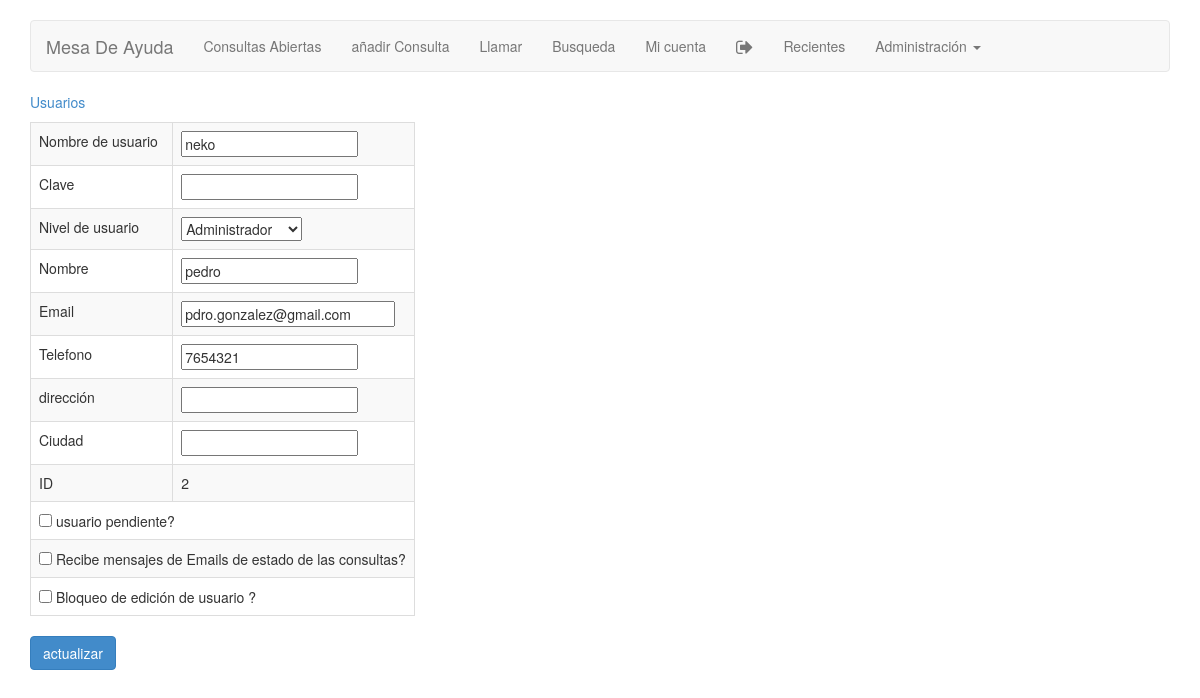
The app's page /fhd_edit_user.php?url_user_id=2 (signed in) with its own data.
### tables this page shows
CREATE TABLE IF NOT EXISTS `site_users` (
  `user_id` int(11) NOT NULL AUTO_INCREMENT,
  `user_login` varchar(30) NOT NULL,
  `user_password` varchar(225) DEFAULT NULL,
  `user_name` varchar(200) NOT NULL,
  `user_address` varchar(200) NOT NULL,
  `user_city` varchar(100) NOT NULL,
  `user_state` char(3) NOT NULL,
  `user_zip` varchar(20) NOT NULL,
  `user_country` char(3) NOT NULL,
  `user_phone` varchar(39) NOT NULL,
  `user_email` varchar(200) NOT NULL,
  `user_email2` varchar(200) NOT NULL,
  `user_im_aol` varchar(100) NOT NULL,
  `user_im_icq` varchar(100) NOT NULL,
  `user_im_msn` varchar(100) NOT NULL,
  `user_im_yahoo` varchar(100) NOT NULL,
  `user_im_other` varchar(200) NOT NULL,
  `user_status` int(1) NOT NULL DEFAULT '0',
  `user_level` int(1) NOT NULL DEFAULT '0',
  `user_pending` int(11) NOT NULL DEFAULT '0',
  `user_date` int(11) NOT NULL DEFAULT '0',
  `last_login` int(11) NOT NULL DEFAULT '0',
  `last_ip` varchar(20) NOT NULL,
  `user_msg_send` int(1) NOT NULL DEFAULT '0',
  `user_msg_subject` varchar(200) NOT NULL,
  `user_protect_delete` int(1) DEFAULT '0',
  `user_protect_edit` int(11) NOT NULL DEFAULT '0',
  PRIMARY KEY (`user_id`),
  KEY `user_pending` (`user_pending`),
  KEY `user_level` (`user_level`),
  KEY `user_status` (`user_status`),
  KEY `user_protect_edit` (`user_protect_edit`),
  KEY `user_msg_send` (`user_msg_send`)
);

### includes/ez_sql_core.php (called while the page is built, shortened)
<?php
	class ezSQLcore
	{
		var $show_errors      = true;
		var $timers           = array();
		function get_host_port( $host, $default = false )
		{
			$port = $default;
			return array( $host, $port );
		}
		function flush()
		{
			$this->last_result = null;
		}
		function get_var($query=null,$x=0,$y=0)
		{
			if ( $query )
			{
				$this->query($query);
			}
			if ( $this->last_result[$y] )
			{
				$values = array_values(get_object_vars($this->last_result[$y]));
			}
			return (isset($values[$x]) && $values[$x]!=='')?$values[$x]:null;
		}
		function get_row($query=null,$output=OBJECT,$y=0)
		{
			if ( $query )
			{
				$this->query($query);
			}
			if ( $output == OBJECT )
			{
				return $this->last_result[$y]?$this->last_result[$y]:null;
			}
			elseif ( $output == ARRAY_A )
			{
				return $this->last_result[$y]?get_object_vars($this->last_result[$y]):null;
			}
			elseif ( $output == ARRAY_N )
			{
				return $this->last_result[$y]?array_values(get_object_vars($this->last_result[$y])):null;
			}
			else
			{
				$this->show_errors ? trigger_error(" \$db->get_row(string query, output type, int offset) -- Output type must be one of: OBJECT, ARRAY_A, ARRAY_N",E_USER_WARNING) : null;
			}
		}
		function timer_get_cur()
		{
			list($usec, $sec) = explode(" ",microtime());
			return ((float)$usec + (float)$sec);
		}
		function timer_start($timer_name)
		{
			$this->timers[$timer_name] = $this->timer_get_cur();
		}
		function timer_elapsed($timer_name)
		{
			return round($this->timer_get_cur() - $this->timers[$timer_name],2);
		}
	}

### includes/functions.php (called while the page is built, shortened)
<?php
function valid_user($id) {
if(!is_numeric($id)){
	echo "<p>Id invalida (1)</p>";
	exit;
}else{
	$db = new ezSQL_mysqli(db_user,db_password,db_name,db_host);
	$id = $db->escape($id);
	$v = $db->get_var("SELECT count(user_id) from site_users where user_id = $id;");
		if ($v == 1) {
			return $id;
		}else{
			echo "<p>Id invalida (2)</p>";
			exit;
		}
	}
}
function show_user_level($type) {
switch ($type) {
    case 0:
        $show_user_level = "Administrador";
        break;
    case 1:
        $show_user_level = "Usuario";
		break;
    case 2:
        $show_user_level = "Staff de soporte";
		break;
}
return $show_user_level;
}

### includes/ez_sql_mysqli.php (called while the page is built, shortened)
<?php
	$ezsql_mysqli_str = array
	(
		1 => 'Require $dbuser and $dbpassword to connect to a database server',
		2 => 'Error establishing mySQLi database connection. Correct user/password? Correct hostname? Database server running?',
		3 => 'Require $dbname to select a database',
		4 => 'mySQLi database connection is not active',
		5 => 'Unexpected error while trying to select database'
	);
	class ezSQL_mysqli extends ezSQLcore
	{
		function ezSQL_mysqli($dbuser='', $dbpassword='', $dbname='', $dbhost='localhost', $encoding='')
		{
			$this->dbuser = $dbuser;
			$this->dbpassword = $dbpassword;
			$this->dbname = $dbname;
			$this->encoding = $encoding;
		}
		function connect($dbuser='', $dbpassword='', $dbhost='localhost', $dbport=false)
		{
			global $ezsql_mysqli_str; $return_val = false;
			if ( ! $dbuser )
			{
				$this->register_error($ezsql_mysqli_str[1].' in '.__FILE__.' on line '.__LINE__);
				$this->show_errors ? trigger_error($ezsql_mysqli_str[1],E_USER_WARNING) : null;
			}
			else if ( ! $this->dbh = new mysqli($dbhost,$dbuser,$dbpassword, '', $dbport) )
			{
				$this->register_error($ezsql_mysqli_str[2].' in '.__FILE__.' on line '.__LINE__);
				$this->show_errors ? trigger_error($ezsql_mysqli_str[2],E_USER_WARNING) : null;
			}
			else
			{
				$return_val = true;
			}
			return $return_val;
		}
		function select($dbname='', $encoding='')
		{
			global $ezsql_mysqli_str; $return_val = false;
			if ( ! $dbname )
			{
				$this->register_error($ezsql_mysqli_str[3].' in '.__FILE__.' on line '.__LINE__);
				$this->show_errors ? trigger_error($ezsql_mysqli_str[3],E_USER_WARNING) : null;
			}
			else if ( ! $this->dbh )
			{
				$this->register_error($ezsql_mysqli_str[4].' in '.__FILE__.' on line '.__LINE__);
				$this->show_errors ? trigger_error($ezsql_mysqli_str[4],E_USER_WARNING) : null;
			}
			else if ( !@$this->dbh->select_db($dbname) )
			{
				if ( !$str = @$this->dbh->error)
					  $str = $ezsql_mysqli_str[5];
				$this->register_error($str.' in '.__FILE__.' on line '.__LINE__);
				$this->show_errors ? trigger_error($str,E_USER_WARNING) : null;
			}
			else
			{
				$return_val = true;
			}
			return $return_val;
		}
		function escape($str)
		{
			return $this->dbh->escape_string(stripslashes($str));
		}
		function query($query)
		{
			$return_val = 0;
			$query = trim($query);
			$this->result = @$this->dbh->query($query);
			$is_insert = false;
			if ( preg_match("/^(insert|delete|update|replace|truncate|drop|create|alter|begin|commit|rollback|set)/i",$query) )
			{
				$this->rows_affected = @$this->dbh->affected_rows;
				if ( preg_match("/^(insert|replace)\s+/i",$query) )
				{
					$this->insert_id = @$this->dbh->insert_id;
				}
				$return_val = $this->rows_affected;
			}
			else
			{
				$i=0;
				$num_rows=0;
				while ( $row = @$this->result->fetch_object() )
				{
					$num_rows++;
				}
				$this->num_rows = $num_rows;
				$return_val = $this->num_rows;
			}
			return $return_val;
		}
	}

### fhd_edit_user.php (the view, shortened to what this page needs)
<!DOCTYPE html>
<html lang="en">
<head>
<?php
include("includes/header.php");
include("includes/all-nav.php");
include("includes/functions.php");
include("includes/ez_sql_core.php");
include("includes/ez_sql_mysqli.php");
$db = new ezSQL_mysqli(db_user,db_password,db_name,db_host);
if (isset($_REQUEST['url_user_id'])){
	$url_user_id = valid_user($_REQUEST['url_user_id']);
	$site_users = $db->get_row("SELECT user_login,user_password,user_name,user_address,user_city,user_state,user_zip,user_country,user_phone,user_email,user_msg_send,user_protect_edit,user_pending,user_level FROM site_users WHERE (user_id = $url_user_id) limit 1;");
	$user_msg_send = $site_users->user_msg_send;
	$user_protect_edit = $site_users->user_protect_edit;
	$user_pending = $site_users->user_pending;
}
echo $actionstatus;?>
<p><a href="fhd_users.php">Usuarios</a></p>
<form action="fhd_edit_user.php" method="post" class="form-horizontal">
<table class="<?php echo $table_style_2;?>" style='width: auto;'>
	<tr><td>Nombre de usuario </td>
	<td><input type="text" name="user_login" value="<?php echo $site_users->user_login;?>"</td></td></tr>
	<tr><td>Clave</td>
	<td><input type="text" name="user_password"></td></tr>
	<tr><td>Nivel de usuario</td>
	<td><select name="user_level">
	<option selected value="<?php echo $site_users->user_level;?>"><?php echo show_user_level($site_users->user_level);?></option>
	</select></td></tr>
	<tr><td>Nombre</td>
	<td><input type="text" name="user_name" value="<?php echo $site_users->user_name;?>"></td></tr>
	<tr><td>Email</td>
	<td><input type="text" name="user_email" value="<?php echo $site_users->user_email;?>" size="25"></td></tr>
	<tr><td>Telefono</td>
	<td><input type="text" name="user_phone" value="<?php echo $site_users->user_phone;?>" size="20"></td></tr>
	<tr><td>dirección</td>
	<td><input type="text" name="user_address" value="<?php echo $site_users->user_address;?>" size="20"></td></tr>
	<tr><td>Ciudad</td>
	<td><input type="text" name="user_city" value="<?php echo $site_users->user_city;?>" size="20"></td></tr>
	<tr><td>ID </td>
	<td><?php echo $url_user_id;?></td></tr>
	<tr><td colspan="2"><input type="checkbox" name="user_pending" value="1" <?php if($user_pending == 1){echo " CHECKED";}?>> usuario pendiente?</td></tr>
	<tr><td colspan="2"><input type="checkbox" name="user_msg_send" value="1" <?php if($user_msg_send == 1){echo " CHECKED";}?>> Recibe mensajes de Emails de estado de las consultas?</td></tr>
	<tr><td colspan="2"><input type="checkbox" name="user_protect_edit" value="1" <?php if($user_protect_edit == 1){echo " CHECKED";}?>> Bloqueo de edición de usuario ?</td></tr>
</table>
<input type="submit" value="actualizar" class="btn btn-primary btn-large">
</form>
<?php
include("includes/footer.php");

### css/navbar.css (style rules this page uses)
body { padding-top: 20px; padding-bottom: 20px; }

### records on screen
site_users: user_login "neko", user_level "Administrador", user_name "pedro", user_email "pdro.gonzalez@gmail.com", user_phone "7654321"

### other values on screen
$url_user_id "2"
